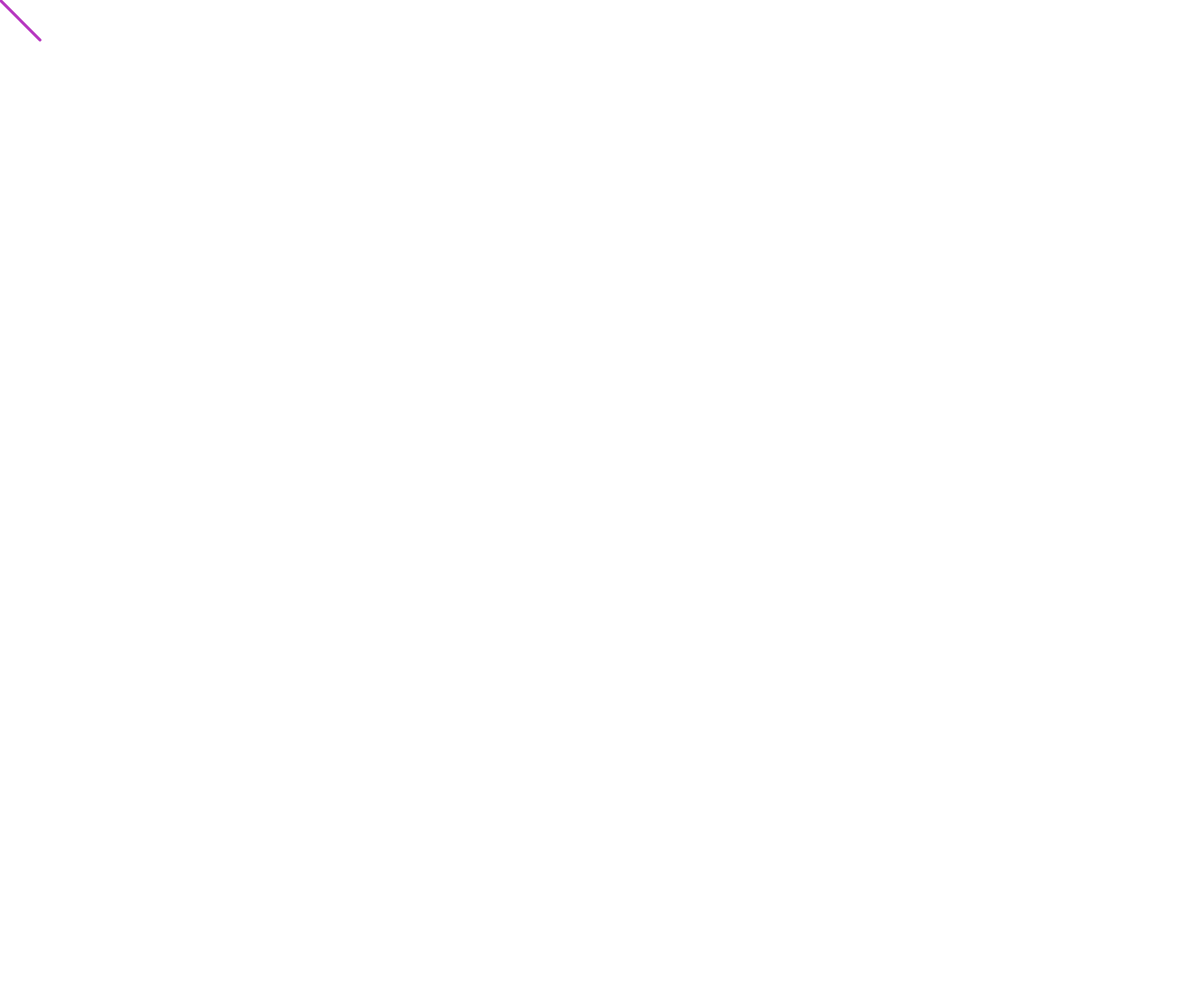
Frame 1 (no input)
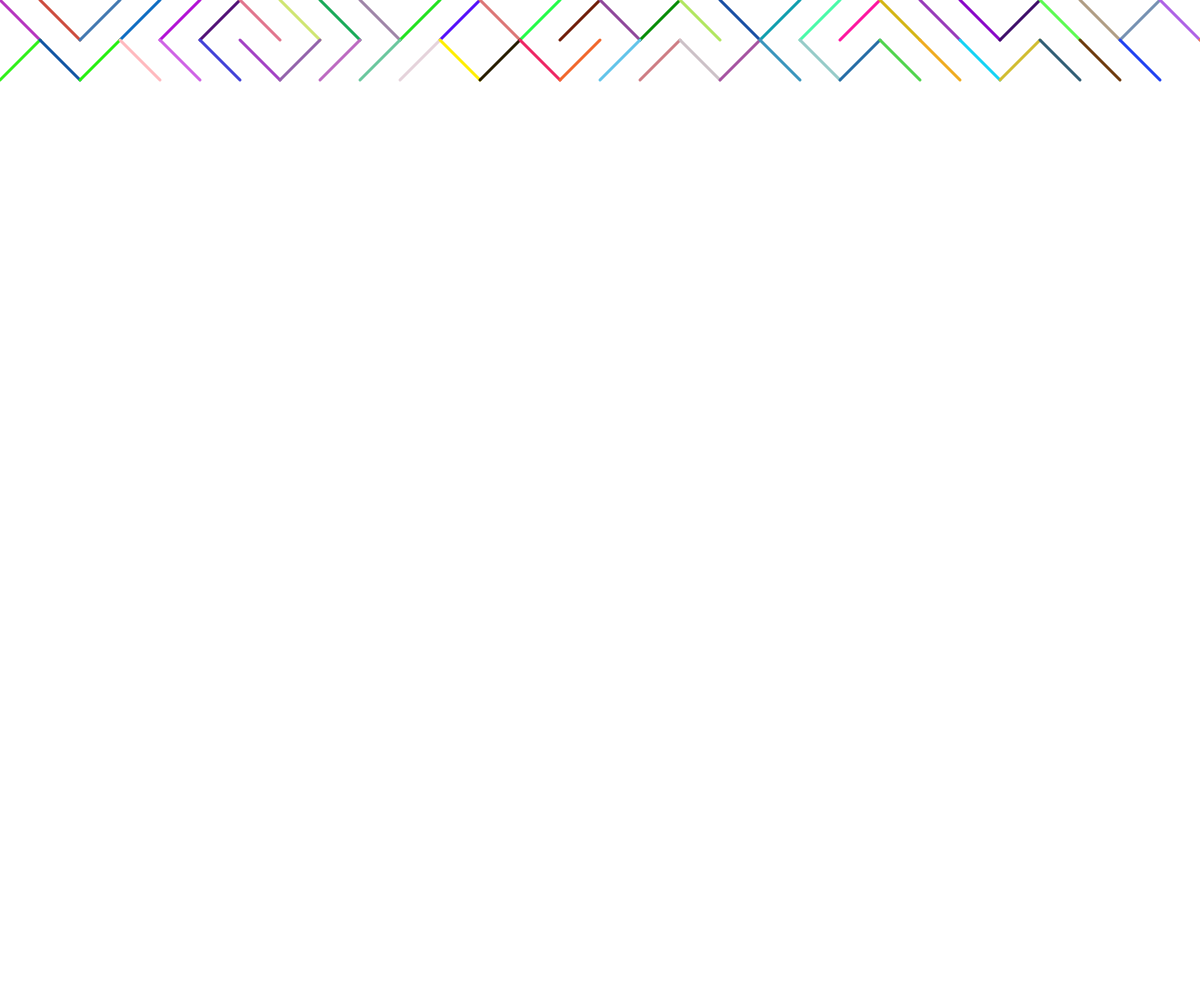
Frame 60 (no input)
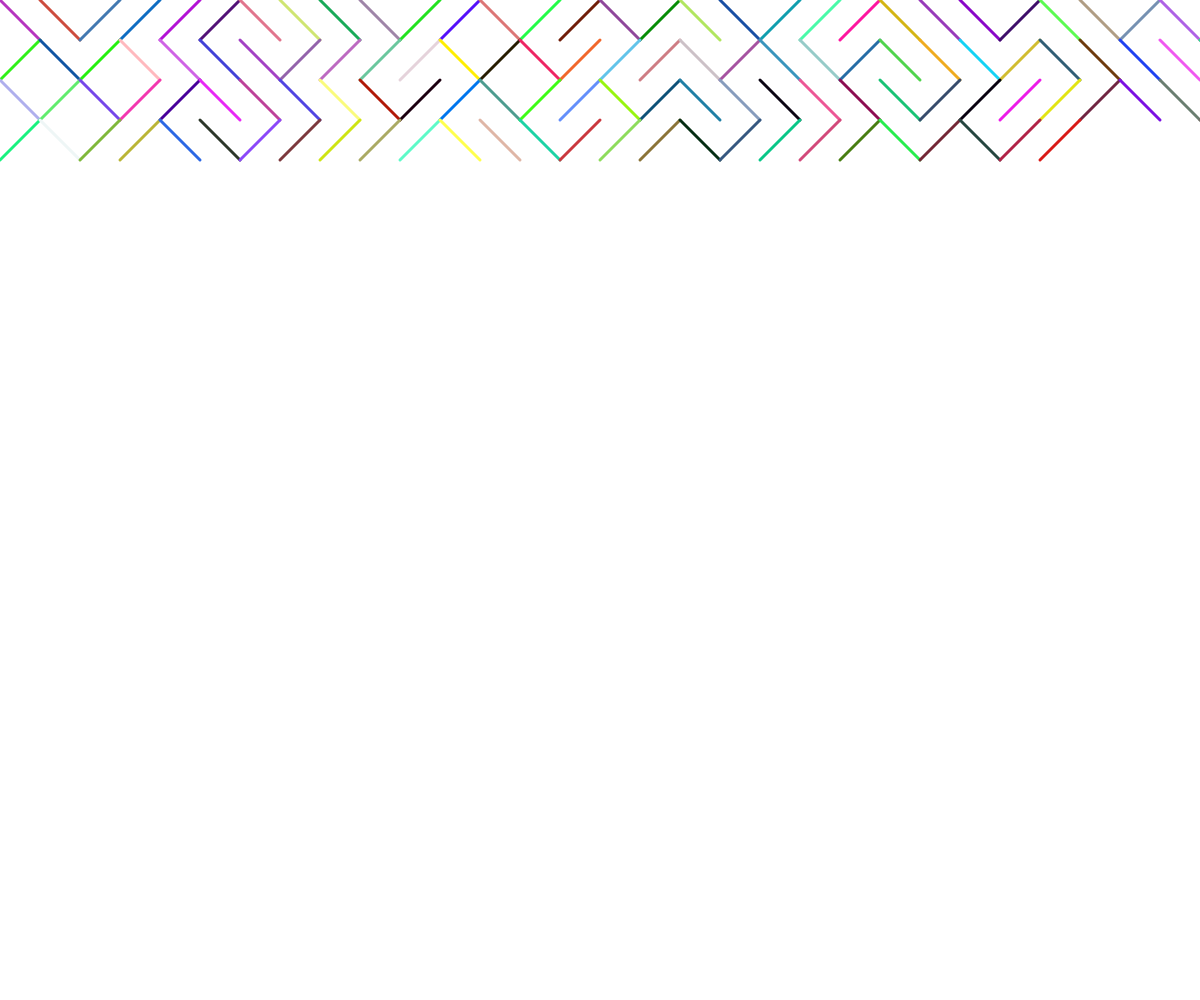
Frame 120 (the mouse pressed at the canvas centre since frame 60)

The p5.js sketch that drew these frames (run headless with seeded random() and noise() and a simulated clock; from frame 60 on, the mouse is pressed at the canvas centre):

// p5.js sketch
// ── sketch.js
let x = 0;
let y = 0;
const spacing = 40;
function setup() {
  createCanvas(windowWidth, windowHeight);
  background("white");
}

function draw() {
  stroke(random(255), random(255), random(255));
  strokeWeight(3);
  if (random(1) < 0.5) {
    line(x, y, x + spacing, y + spacing);
  } else {
    line(x, y + spacing, x + spacing, y);
  }
  x += spacing;
  if (x > width) {
    x = 0;
    y += spacing;
  }
  if (y > height) {
    y = 0;
    background("white");
  }
}
